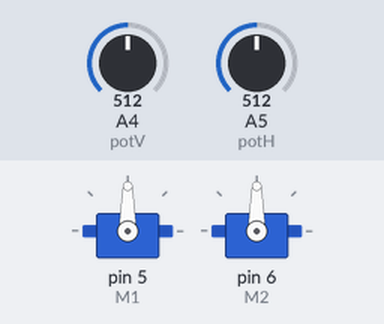
The sketch below on a simulated Arduino Uno, built with avr-gcc and run on an emulated ATmega328P. Parts: 2 × servo. The test bench sets the inputs (shaded band); at power-on: A4 (potV) = 512, A5 (potH) = 512.

Above: at 1.2 s.
1.3 s: A4 (potV) set to 716
At 1.6 s:
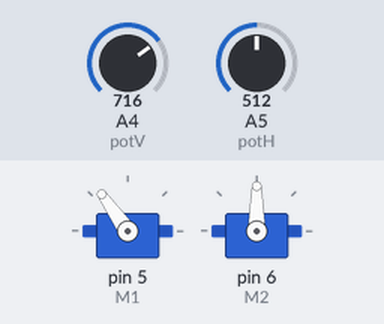
2.8 s: A5 (potH) set to 716
At 4.0 s:
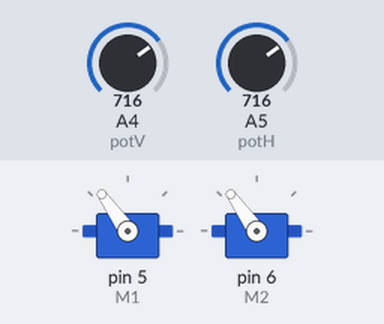
4.3 s: A4 (potV) set to 900
At 5.5 s:
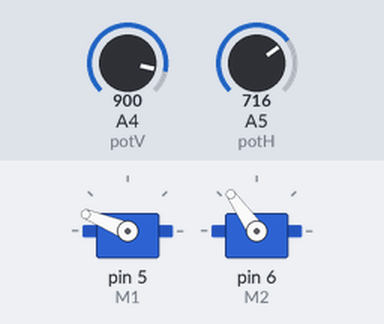
5.8 s: A5 (potH) set to 900
At 7.0 s:
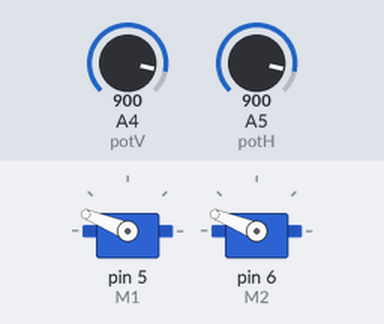
7.3 s: A4 (potV) set to 1023
At 8.4 s:
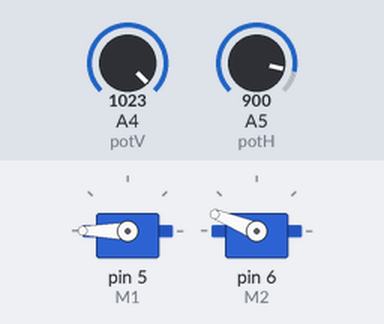
8.8 s: A5 (potH) set to 1023
At 9.8 s:
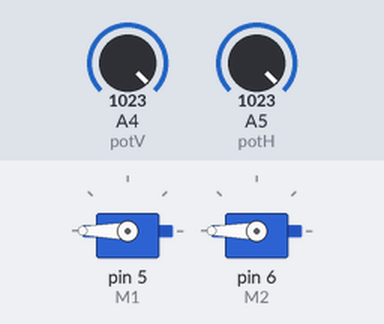
Timing chart, 0 to 11.3 s (numbered marks = the images above; inputs shaded):
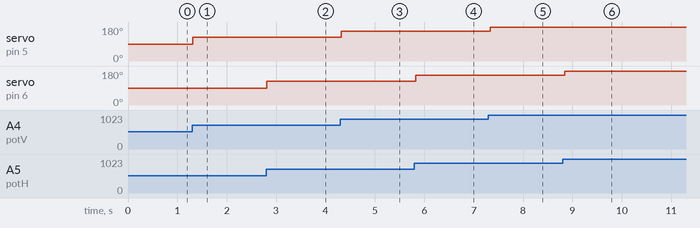

The sketch:

ex7-1-1.ino
```cpp
//========== ex7-1-1.ino ============
// pin 5 connected to P17B-1 (Y-axis servo M1)
// pin 6 connected to P17B-2 (X-axis servo M2)
// pin A5 connected to P7-1 (H pot)
// pin A4 connected to P7-2 (V pot)
//========== Declaration ============
#define  M1	5	// M1 connected to digital pin 5
#define  M2	6	// M2 connected to digital pin 6
#define  potH	 A5	// H pot connected to analog pin A5
#define  potV	 A4	// V pot connected to analog pin A4
#include <Servo.h>  	// include the Servo library
Servo ServoM1;		// create a Servo object named ServoM1
Servo ServoM2;		// create a Servo object named ServoM2
int pH,pV;		// declare integer variables pH and pV
//========== Initialization ============
void setup()
{  ServoM1.attach(M1); 	  // attach the ServoM1 variable to digital pin 5
   ServoM2.attach(M2); 	  // attach the ServoM2 variable to digital pin 6
   pinMode(potV, INPUT);  // configure analog pin A4 as an input
   pinMode(potH, INPUT);  // configure analog pin A5 as an input
}
//========== Main Code ============
void loop()
{  pV = analogRead(potV);	// read the voltage of V pot, range 0 to 1023
   pV = map(pV,0,1023, 0,180);	// scale it for the servo use, range 0 to 180
   ServoM1.write(pV); 	// set the Y-axis servo position using the scaled value
   pH = analogRead(potH);	// read the voltage of H pot, range 0 to 1023
   pH = map(pH,0,1023, 0,180);	// scale it for the servo use, range 0 to 180
   ServoM2.write(pH); 	// set the X-axis servo position using the scaled value
   delay(100); 			// a delay of 100 ms
}
```

Measured:
- after the input at 1.3 s, servo on pin 5 (M1): 90° → 125° at once
- after the input at 2.8 s, servo on pin 6 (M2): 90° → 125° at once
- after the input at 4.3 s, servo on pin 5 (M1): 125° → 158° at once
- after the input at 5.8 s, servo on pin 6 (M2): 125° → 158° at once
- after the input at 7.3 s, servo on pin 5 (M1): 158° → 180° at once
- after the input at 8.8 s, servo on pin 6 (M2): 158° → 180° at once
